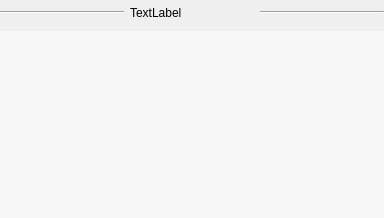
<?xml version="1.0" encoding="UTF-8"?>
<ui version="4.0">
 <class>desWidgetOptionnel</class>
 <widget class="QWidget" name="desWidgetOptionnel">
  <property name="geometry">
   <rect>
    <x>0</x>
    <y>0</y>
    <width>384</width>
    <height>218</height>
   </rect>
  </property>
  <property name="windowTitle">
   <string>Form</string>
  </property>
  <layout class="QVBoxLayout" name="verticalLayout">
   <property name="margin">
    <number>0</number>
   </property>
   <item>
    <layout class="QHBoxLayout" name="horizontalLayout">
     <item>
      <widget class="Line" name="line">
       <property name="orientation">
        <enum>Qt::Horizontal</enum>
       </property>
      </widget>
     </item>
     <item>
      <widget class="MonLabelClic" name="nomMC">
       <property name="sizePolicy">
        <sizepolicy hsizetype="Preferred" vsizetype="Fixed">
         <horstretch>0</horstretch>
         <verstretch>0</verstretch>
        </sizepolicy>
       </property>
       <property name="minimumSize">
        <size>
         <width>0</width>
         <height>25</height>
        </size>
       </property>
       <property name="maximumSize">
        <size>
         <width>12121213</width>
         <height>25</height>
        </size>
       </property>
       <property name="text">
        <string>TextLabel</string>
       </property>
      </widget>
     </item>
     <item>
      <widget class="Line" name="line_2">
       <property name="orientation">
        <enum>Qt::Horizontal</enum>
       </property>
      </widget>
     </item>
    </layout>
   </item>
   <item>
    <widget class="QScrollArea" name="scrollAreaCommandesOptionnelles">
     <property name="sizePolicy">
      <sizepolicy hsizetype="Expanding" vsizetype="Expanding">
       <horstretch>0</horstretch>
       <verstretch>0</verstretch>
      </sizepolicy>
     </property>
     <property name="styleSheet">
      <string notr="true">background : rgb(247,247,247)</string>
     </property>
     <property name="frameShape">
      <enum>QFrame::NoFrame</enum>
     </property>
     <property name="lineWidth">
      <number>0</number>
     </property>
     <property name="widgetResizable">
      <bool>true</bool>
     </property>
     <widget class="QWidget" name="commandesOptionnellesWidget">
      <property name="geometry">
       <rect>
        <x>0</x>
        <y>0</y>
        <width>384</width>
        <height>185</height>
       </rect>
      </property>
      <property name="sizePolicy">
       <sizepolicy hsizetype="Preferred" vsizetype="Preferred">
        <horstretch>0</horstretch>
        <verstretch>0</verstretch>
       </sizepolicy>
      </property>
      <layout class="QVBoxLayout" name="commandesOptionnellesLayout">
       <item>
        <spacer name="verticalSpacer_2">
         <property name="orientation">
          <enum>Qt::Vertical</enum>
         </property>
         <property name="sizeHint" stdset="0">
          <size>
           <width>20</width>
           <height>75</height>
          </size>
         </property>
        </spacer>
       </item>
      </layout>
     </widget>
    </widget>
   </item>
  </layout>
 </widget>
 <customwidgets>
  <customwidget>
   <class>MonLabelClic</class>
   <extends>QLabel</extends>
   <header>monLabelClic.h</header>
  </customwidget>
 </customwidgets>
 <resources/>
 <connections/>
</ui>
